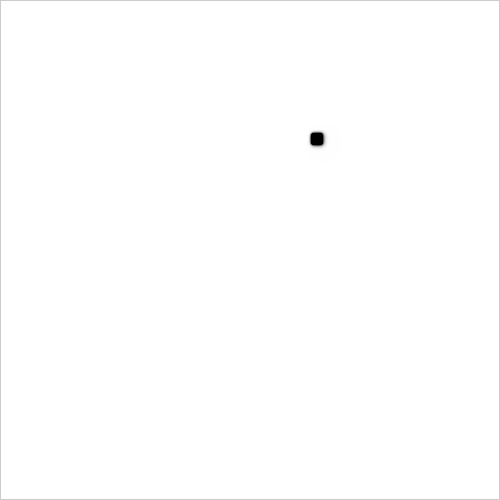
Frame 1 (no input)
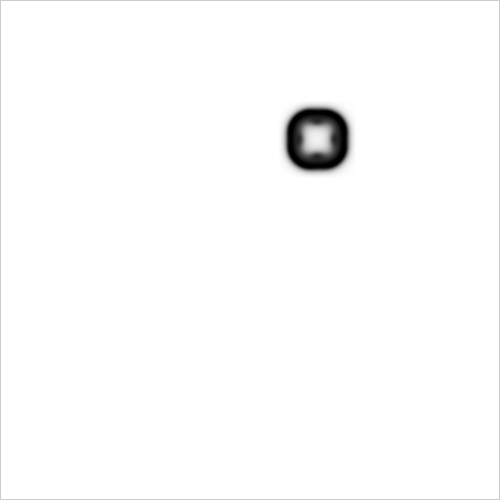
Frame 60 (the mouse pressed at the canvas centre just before this capture)
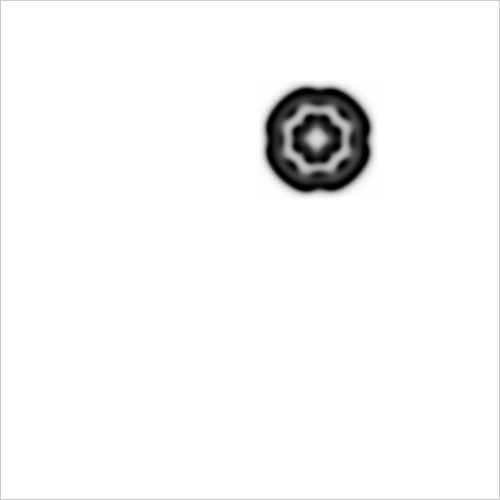
Frame 120 (the mouse held since frame 60 and released just before this capture)

The Processing sketch that drew these frames (run headless with seeded random() and noise(); from frame 60 on, the mouse is pressed at the canvas centre):

// Processing sketch: generative_art_j140
// ── generative_art_j140.pde
Cell[][] grid;
Cell[][] prev;
int size = 15;
int startx, starty;
int xmin, xmax, ymin, ymax;

void setup() {
  size(500, 500);
  frameRate(30);
  smooth();
  noFill();
  grid = new Cell[width][height];
  prev = new Cell[width][height];

  for (int i = 0; i < width; i++) {
    for (int j = 0; j < height; j ++) {
      float a = 1;
      float b = 0;
      grid[i][j] = new Cell(a, b);
      prev[i][j] = new Cell(a, b);
    }
  }

  for (int n = 0; n < 1; n++) {
    startx = int(random(20, width-20));
    starty = int(random(20, height-20));

    for (int i = startx-5; i < startx+5; i++) {
      for (int j = starty-5; j < starty+5; j ++) {
        float a = 1;
        float b = 1;
        grid[i][j] = new Cell(a, b);
        prev[i][j] = new Cell(a, b);
      }
    }
  }
  size = 30;
  xmin = constrain(startx-size, 1, width-1);
  xmax = constrain(startx+size, 1, width-1);
  ymin = constrain(starty-size, 1, height-1);
  ymax = constrain(starty+size, 1, height-1);
}

float dA = 0.9;
float dB = 0.5;
float feed = 0.02;
float k = 0.05;

class Cell {
  float a;
  float b;

  Cell(float a_, float b_) {
    a = a_;
    b = b_;
  }
}


void update() {
  //if (frameCount%50 == 0) size++;
  boolean test = true;
  while (test && xmin > 1) {
    test = false;
    for (int i = ymin; i < ymax; i++) {
      if (prev[xmin][i].b > 0.001) {
        xmin = constrain(xmin-1, 1, width-1);
        test = true;
      }
    }
  }
  test = true;
  while (test && xmax < width-1) {
    test = false;
    for (int i = ymin; i < ymax; i++) {
      if (prev[xmax-1][i].b > 0.001) {
        xmax = constrain(xmax+1, 1, width-1);
        test = true;
      }
    }
  }
  test = true;
  while (test && ymin > 1) {
    test = false;
    for (int i = xmin; i < xmax; i++) {
      if (prev[i][ymin].b > 0.001) {
        test = true;
        ymin = constrain(ymin-1, 1, width-1);
      }
    }
  }
  test = true;
  while (test && ymax < height-1) {
    test = false;
    for (int i = xmin; i < xmax; i++) {
      if (prev[i][ymax-1].b > 0.001) {
        ymax = constrain(ymax+1, 1, width-1);
        test = true;
      }
    }
  }
  for (int i = xmin; i < xmax; i++) {
    for (int j = ymin; j < ymax; j ++) {
      Cell spot = prev[i][j];
      Cell newspot = grid[i][j];

      float a = spot.a;
      float b = spot.b;

      float laplaceA = 0;
      float laplaceAa = 0;
      float laplaceAb = 0;
      laplaceA += a*-1;
      laplaceAa += prev[i+1][j].a;
      laplaceAa += prev[i-1][j].a;
      laplaceAa += prev[i][j+1].a;
      laplaceAa += prev[i][j-1].a;
      laplaceAb += prev[i-1][j-1].a;
      laplaceAb += prev[i+1][j-1].a;
      laplaceAb += prev[i-1][j+1].a;
      laplaceAb += prev[i+1][j+1].a;
      laplaceA += laplaceAa*0.2 + laplaceAb*0.05;

      float laplaceB = 0;
      float laplaceBa = 0;
      float laplaceBb = 0;
      laplaceB += b*-1;
      laplaceBa += prev[i+1][j].b;
      laplaceBa += prev[i-1][j].b;
      laplaceBa += prev[i][j+1].b;
      laplaceBa += prev[i][j-1].b;
      laplaceBb += prev[i-1][j-1].b;
      laplaceBb += prev[i+1][j-1].b;
      laplaceBb += prev[i-1][j+1].b;
      laplaceBb += prev[i+1][j+1].b;
      laplaceB += laplaceBa*0.2 + laplaceBb*0.05;

      newspot.a = a + (dA*laplaceA - a*b*b + feed*(1-a))*1;
      newspot.b = b + (dB*laplaceB + a*b*b - (k+feed)*b)*1;

      newspot.a = constrain(newspot.a, 0, 1);
      newspot.b = constrain(newspot.b, 0, 1);
    }
  }
}

void swap() {
  /**Cell[][] temp = prev;
  prev = grid;
  grid = temp;**/
  grid = prev;
}

void draw() {
  //background(1);
  //println(frameRate);

  for (int i = 0; i < 7; i++) {
    update();
    swap();
  }

  loadPixels();
  for (int i = 1; i < width-1; i++) {
    for (int j = 1; j < height-1; j ++) {
      Cell spot = grid[i][j];
      float a = spot.a;
      float b = spot.b;
      int pos = i + j * width;
      pixels[pos] = color((a-b)*255);
    }
  }
  updatePixels();
  /**line(xmin, ymin, xmax, ymin);
  line(xmin, ymin, xmin, ymax);
  line(xmax, ymin, xmax, ymax);
  line(xmin, ymax, xmax, ymax);**/
}
